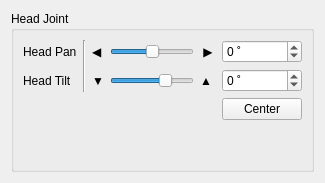
         <widget class="QWidget" name="tab_head_control_module">
          <property name="enabled">
           <bool>true</bool>
          </property>
          <attribute name="title">
           <string>Head Control</string>
          </attribute>
          <layout class="QVBoxLayout" name="verticalLayout_7">
           <item>
            <widget class="QGroupBox" name="groupBox_2">
             <property name="title">
              <string>Head Joint</string>
             </property>
             <layout class="QGridLayout" name="gridLayout_6">
              <item row="1" column="3">
               <widget class="QSlider" name="head_tilt_slider">
                <property name="maximumSize">
                 <size>
                  <width>400</width>
                  <height>16777215</height>
                 </size>
                </property>
                <property name="minimum">
                 <number>-70</number>
                </property>
                <property name="maximum">
                 <number>30</number>
                </property>
                <property name="singleStep">
                 <number>3</number>
                </property>
                <property name="orientation">
                 <enum>Qt::Horizontal</enum>
                </property>
               </widget>
              </item>
              <item row="0" column="5" colspan="2">
               <widget class="QSpinBox" name="head_pan_spinbox">
                <property name="suffix">
                 <string> ˚</string>
                </property>
                <property name="minimum">
                 <number>-90</number>
                </property>
                <property name="maximum">
                 <number>90</number>
                </property>
                <property name="singleStep">
                 <number>3</number>
                </property>
               </widget>
              </item>
              <item row="0" column="2">
               <widget class="QLabel" name="label_5">
                <property name="maximumSize">
                 <size>
                  <width>20</width>
                  <height>16777215</height>
                 </size>
                </property>
                <property name="text">
                 <string>◀</string>
                </property>
               </widget>
              </item>
              <item row="2" column="5" colspan="2">
               <widget class="QPushButton" name="head_center_button">
                <property name="text">
                 <string>Center</string>
                </property>
               </widget>
              </item>
              <item row="1" column="5" colspan="2">
               <widget class="QSpinBox" name="head_tilt_spinbox">
                <property name="suffix">
                 <string> ˚</string>
                </property>
                <property name="minimum">
                 <number>-90</number>
                </property>
                <property name="maximum">
                 <number>90</number>
                </property>
                <property name="singleStep">
                 <number>3</number>
                </property>
               </widget>
              </item>
              <item row="0" column="4">
               <widget class="QLabel" name="label_6">
                <property name="maximumSize">
                 <size>
                  <width>20</width>
                  <height>16777215</height>
                 </size>
                </property>
                <property name="text">
                 <string> ▶ </string>
                </property>
               </widget>
              </item>
              <item row="0" column="0">
               <widget class="QLabel" name="label_3">
                <property name="text">
                 <string>Head Pan</string>
                </property>
               </widget>
              </item>
              <item row="0" column="3">
               <widget class="QSlider" name="head_pan_slider">
                <property name="maximumSize">
                 <size>
                  <width>400</width>
                  <height>16777215</height>
                 </size>
                </property>
                <property name="minimum">
                 <number>-90</number>
                </property>
                <property name="maximum">
                 <number>90</number>
                </property>
                <property name="singleStep">
                 <number>3</number>
                </property>
                <property name="orientation">
                 <enum>Qt::Horizontal</enum>
                </property>
               </widget>
              </item>
              <item row="1" column="0">
               <widget class="QLabel" name="label_4">
                <property name="text">
                 <string>Head Tilt</string>
                </property>
               </widget>
              </item>
              <item row="3" column="0">
               <spacer name="verticalSpacer_4">
                <property name="orientation">
                 <enum>Qt::Vertical</enum>
                </property>
                <property name="sizeHint" stdset="0">
                 <size>
                  <width>20</width>
                  <height>40</height>
                 </size>
                </property>
               </spacer>
              </item>
              <item row="0" column="1" rowspan="2">
               <widget class="Line" name="line_4">
                <property name="orientation">
                 <enum>Qt::Vertical</enum>
                </property>
               </widget>
              </item>
              <item row="1" column="2">
               <widget class="QLabel" name="label_7">
                <property name="text">
                 <string>▼</string>
                </property>
               </widget>
              </item>
              <item row="1" column="4">
               <widget class="QLabel" name="label_8">
                <property name="text">
                 <string>▲</string>
                </property>
               </widget>
              </item>
             </layout>
            </widget>
           </item>
          </layout>
         </widget>
